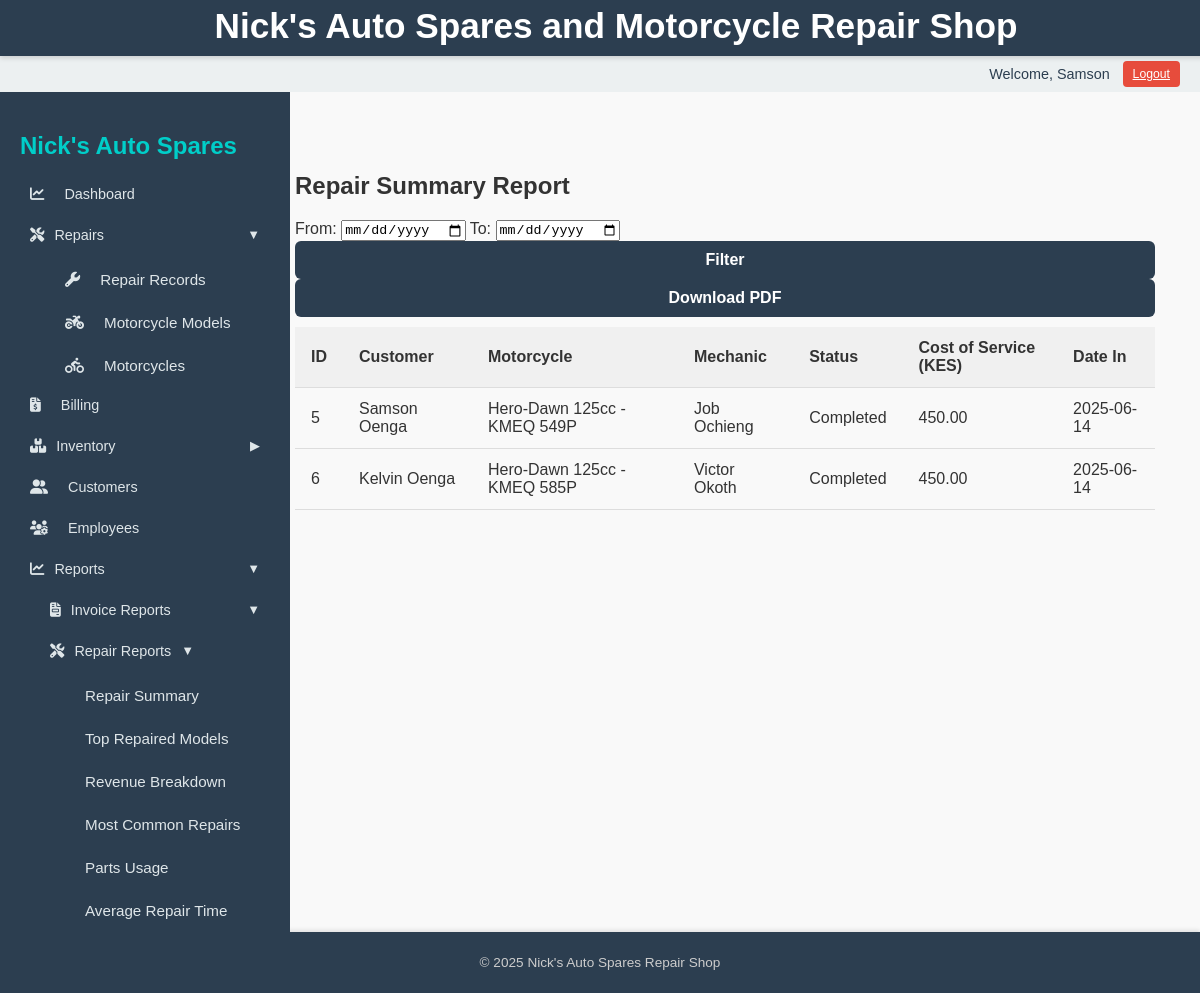
Screenshot of /reports/repairs/summary/ (signed in) with the database file from the repository.
### repairs/models.py (models this page shows, shortened)
class RepairRecord(models.Model):
    STATUS_CHOICES = [
        ('Pending', 'Pending'),
        ('Completed', 'Completed'),
        ('Cancelled', 'Cancelled'),
    ]
    customer = models.ForeignKey(Customer, on_delete=models.CASCADE)
    mechanic = models.ForeignKey(Employee, on_delete=models.SET_NULL, null=True, blank=True)
    motorcycle = models.ForeignKey(
                                        'repairs.Motorcycle',
                                        on_delete=models.CASCADE,
                                        null=True,
                                        blank=True
                                    )
    complaint = models.TextField()
    work_done = models.TextField(blank=True, null=True)
    cost_of_service = models.DecimalField(max_digits=10, decimal_places=2, default=0.0)
    date_in = models.DateTimeField()
    date_out = models.DateTimeField(blank=True, null=True)
    status = models.CharField(max_length=10, choices=STATUS_CHOICES, default='Pending')

class Motorcycle(models.Model):
    customer = models.ForeignKey(Customer, on_delete=models.CASCADE, related_name='motorcycles')
    model = models.ForeignKey('MotorcycleModel', on_delete=models.SET_NULL, null=True)
    license_plate = models.CharField(max_length=20, unique=True, blank=True, null=True)
    year = models.PositiveIntegerField(blank=True, null=True)

class MotorcycleModel(models.Model):
    name = models.CharField(max_length=100, unique=True)
    manufacturer = models.CharField(max_length=100, blank=True, null=True)

### customers/models.py (models this page shows, shortened)
class Customer(models.Model):
    name = models.CharField(max_length=100)
    phone_number = models.CharField(max_length=20, unique=True)
    email = models.EmailField(blank=True, null=True)
    address = models.TextField(blank=True, null=True)
    date_created = models.DateTimeField(auto_now_add=True)

### employees/models.py (models this page shows, shortened)
class Employee(models.Model):
    name = models.CharField(max_length=100)
    role = models.CharField(max_length=50)  # Mechanic, Cashier, etc.
    phone_number = models.CharField(max_length=20, blank=True, null=True)
    email = models.EmailField(blank=True, null=True)
    hire_date = models.DateTimeField(auto_now_add=True)

### reports/views.py (the view)
# urls.py: path('repairs/summary/', views.repair_summary_report, name='repair_summary_report'),
@login_required
def repair_summary_report(request):
    from_date, to_date = parse_date_range(request)
    repairs = RepairRecord.objects.select_related('customer', 'motorcycle__model', 'mechanic')
    if from_date:
        repairs = repairs.filter(date_in__gte=from_date)
    if to_date:
        repairs = repairs.filter(date_in__lte=to_date)
    context = {
        "repairs": repairs,
        "from_date": from_date,
        "to_date": to_date
    }
    if request.GET.get("format") == "pdf":
        return render_pdf_view("reports/repair_reports/repair_summary_report_pdf.html", context, "repair-summary.pdf")
    return render(request, "reports/repair_reports/repair_summary_report.html", context)

### reports/utils.py (called while the page is built)
def parse_date_range(request):
    from_date = request.GET.get("from")
    to_date = request.GET.get("to")
    try:
        from_date = datetime.datetime.strptime(from_date, "%Y-%m-%d").date() if from_date else None
        to_date = datetime.datetime.strptime(to_date, "%Y-%m-%d").date() if to_date else None
    except ValueError:
        from_date = to_date = None
    return from_date, to_date

### templates/reports/repair_reports/repair_summary_report.html
{% extends "base_dashboard.html" %}
{% block content %}
<h2>Repair Summary Report</h2>
<form method="get">
    <label>From: <input type="date" name="from" value="{{ from_date }}"></label>
    <label>To: <input type="date" name="to" value="{{ to_date }}"></label>
    <button type="submit" class="btn">Filter</button>
    {% if repairs %}
    <button type="submit" name="format" value="pdf" class="btn">Download PDF</button>
    {% endif %}
</form>
{% if repairs %}
<table class="styled-table">
    <thead>
        <tr>
            <th>ID</th>
            <th>Customer</th>
            <th>Motorcycle</th>
            <th>Mechanic</th>
            <th>Status</th>
            <th>Cost of Service (KES)</th>
            <th>Date In</th>
        </tr>
    </thead>
    <tbody>
        {% for repair in repairs %}
        <tr>
            <td>{{ repair.id }}</td>
            <td>{{ repair.customer.name }}</td>
            <td>
                {% if repair.motorcycle %}
                    {{ repair.motorcycle.model.name }} - {{ repair.motorcycle.license_plate }}
                {% else %}
                    N/A
                {% endif %}
            </td>
            <td>
                {% if repair.mechanic %}
                    {{ repair.mechanic.name }}
                {% else %}
                    N/A
                {% endif %}
            </td>
            <td>{{ repair.status }}</td>
            <td>{{ repair.cost_of_service }}</td>
            <td>{{ repair.date_in|date:"Y-m-d" }}</td>
        </tr>
        {% endfor %}
    </tbody>
</table>
{% else %}
<p>No repairs found in this range.</p>
{% endif %}
{% endblock %}

### templates/base_dashboard.html (shortened to what this page needs)
{% load static %}
<!DOCTYPE html>
<html lang="en">
<head>
    <link rel="stylesheet" href="{% static 'css/styles.css' %}">
    <link rel="stylesheet" href="https://cdnjs.cloudflare.com/ajax/libs/font-awesome/6.5.0/css/all.min.css" />
    <link rel="stylesheet" href="https://cdnjs.cloudflare.com/ajax/libs/font-awesome/6.5.0/css/all.min.css">
</head>
<body>
    <header>
        <h1>Nick's Auto Spares and Motorcycle Repair Shop</h1>
    </header>
    <nav class="user-nav">
        {% if user.is_authenticated %}
            <span class="username">Welcome, {{ user.username }}</span>
            <form method="post" action="{% url 'logout' %}">
                <button type="submit" class="logout-button">Logout</button>
            </form>
        {% else %}
            <a href="{% url 'login' %}" class="button">Login</a>
        {% endif %}
    </nav>
    <div class="layout-container">
        <aside class="sidebar" id="sidebar">
            <h2>Nick's Auto Spares</h2>
            <a href="{% url 'reports_overview' %}" class="{% if request.path == '/reports/overview/' %}active{% endif %}">
                <i class="fas fa-chart-line"></i> Dashboard
            </a>
            <button class="toggle {% if 'repairs' in request.path or 'motorcycles' in request.path or 'motorcyclemodels' in request.path %}active{% endif %}" onclick="toggleMenu('repairsSubmenu', this)">
                <i class="fas fa-tools"></i> Repairs
                <span class="chevron" style="margin-left:auto;">&#9660;</span>
            </button>
            <div id="repairsSubmenu" class="submenu {% if 'repairs' in request.path or 'motorcycles' in request.path or 'motorcyclemodels' in request.path %}show{% endif %}">
                <a href="{% url 'repair_list' %}" class="{% if request.path == '/repairs/' %}active{% endif %}">
                    <i class="fas fa-wrench"></i> Repair Records
                </a>
                <a href="{% url 'motorcycle_model_list' %}" class="{% if request.path == '/repairs/motorcyclemodels/' %}active{% endif %}">
                    <i class="fas fa-motorcycle"></i> Motorcycle Models
                </a>
                <a href="{% url 'motorcycle_list' %}" class="{% if request.path == '/repairs/motorcycles/' %}active{% endif %}">
                    <i class="fas fa-biking"></i> Motorcycles
                </a>
            </div>
            <a href="{% url 'invoice_list' %}" class="{% if 'billing' in request.path %}active{% endif %}">
                <i class="fas fa-file-invoice-dollar"></i> Billing
            </a>
            <button class="toggle {% if 'inventory' in request.path or 'suppliers' in request.path or 'partcategory' in request.path %}active{% endif %}" onclick="toggleMenu('inventorySubmenu', this)">
                <i class="fas fa-boxes"></i> Inventory
                <span class="chevron" style="margin-left:auto;">&#9654;</span>
            </button>
            <a href="{% url 'customer_list' %}" class="{% if 'customers' in request.path %}active{% endif %}">
                <i class="fas fa-user-friends"></i> Customers
            </a>
            <a href="{% url 'employee_list' %}" class="{% if 'employees' in request.path %}active{% endif %}">
                <i class="fas fa-users-cog"></i> Employees
            </a>
            <button class="toggle {% if '/reports/' in request.path %}active{% endif %}" onclick="toggleMenu('reportsSubmenu', this)">
                <i class="fas fa-chart-line"></i> Reports
                <span class="chevron" style="margin-left:auto;">&#9660;</span>
            </button>
            <div id="reportsSubmenu" class="submenu {% if '/reports/' in request.path %}show{% endif %}">
                <button class="toggle {% if '/reports/invoices/' in request.path %}active{% endif %}" onclick="toggleMenu('invoiceReportsSubmenu', this)">
                    <i class="fas fa-file-invoice"></i> Invoice Reports
                    <span class="chevron" style="margin-left:auto;">&#9660;</span>
                </button>
                <button class="toggle {% if '/reports/repairs/' in request.path %}active{% endif %}" onclick="toggleMenu('repairReportsSubmenu', this)">
                    <i class="fas fa-tools"></i> Repair Reports
                    <span class="chevron">&#9660;</span>
                </button>
                <div id="repairReportsSubmenu" class="submenu {% if '/reports/repairs/' in request.path %}show{% endif %}">
                    <a href="{% url 'repair_summary_report' %}">Repair Summary</a>
                    <a href="{% url 'top_models_report' %}">Top Repaired Models</a>
                    <a href="{% url 'repair_revenue_report' %}">Revenue Breakdown</a>
                    <a href="{% url 'most_common_repairs_report' %}">Most Common Repairs</a>
                    <a href="{% url 'repair_parts_usage_report' %}">Parts Usage</a>
                    <a href="{% url 'average_repair_time_report' %}">Average Repair Time</a>
                </div>
            </div>
        </aside>
    <main class="main-content">
        <div class="content-wrapper">
            {% block content %}
            {% endblock %}
        </div>
    </main>
    </div>
    <footer>
        <p>&copy; 2025 Nick's Auto Spares Repair Shop</p>
    </footer>
</body>
</html>

### static/css/styles.css (style rules this page uses)
body { font-family: Arial, sans-serif; background-color: #f9f9f9; color: #333; margin: 0; padding: 0; }
h1 { text-align: center; margin-top: 20px; }
button.btn { width: 100%; padding: 10px; background-color: #2c3e50; color: white; font-weight: bold; border: none; border-radius: 6px; cursor: pointer; font-size: 16px; }
header { background-color: #2c3e50; color: white; padding: 1rem; text-align: center; }
nav.user-nav { background-color: #ecf0f1; padding: 10px 20px; text-align: right; }
main { padding: 20px; }
footer { background-color: #2c3e50; color: white; text-align: center; padding: 10px; margin-top: 40px; }
.button, .logout-button, input[type="submit"], button { background-color: #2c3e50; color: white; border: none; padding: 6px 12px; text-decoration: none; border-radius: 4px; cursor: pointer; font-size: 0.9rem; }
.logout-button { background: none; color: blue; border: none; padding: 0; text-decoration: underline; font-size: 1rem; }
.styled-table { width: 100%; border-collapse: collapse; margin-top: 10px; }
.styled-table th, .styled-table td { padding: 12px 16px; border-bottom: 1px solid #ddd; text-align: left; }
.styled-table thead { background-color: #f0f0f0; font-weight: bold; }

### templates/base_dashboard.html (style rules this page uses)
body { margin: 0; font-family: Arial, sans-serif; height: 100vh; }
.sidebar { width: 250px; background-color: #2c3e50; color: #fff; padding: 20px; height: 100vh; overflow-y: auto; }
.sidebar h2 { color: #00cec9; margin-bottom: 1rem; }
.sidebar a, .sidebar button.toggle { display: flex; align-items: center; gap: 10px; padding: 10px; color: #dfe6e9; text-decoration: none; margin-bottom: 5px; background: none; border: none; text-align: left; width: 100%; cursor: pointer; font-size: 0.9em;; }
.sidebar a:hover, .sidebar .active, .sidebar button.toggle:hover { background-color: #2980b9; color: #2d3436; }
.sidebar:not(.hidden) { transform: translateX(0); }
.sidebar a i { margin-right: 10px; }
.layout-container { display: grid; grid-template-columns: 250px 1fr; min-height: calc(100vh - 56px - 36px); margin-top: 92px; }
.main-content { display: flex; justify-content: center; align-items: flex-start; padding: 40px 20px; overflow-y: auto; width: 100%; box-sizing: border-box; }
.content-wrapper { width: 100%; max-width: 900px; padding: 20px; box-sizing: border-box; }
.submenu { display: none; flex-direction: column; margin-left: 20px; }
.submenu a { font-size: 0.95em; padding-left: 25px; margin: 3px 0; }
.submenu.show { display: flex; }
.chevron { font-size: 0.9em; transition: transform 0.2s ease; }
.user-nav { position: fixed; top: 56px; left: 0; width: 100%; height: 36px; background-color: #2c3e50; color: #2c3e50; padding: 0 1rem; display: flex; justify-content: flex-end; align-items: center; gap: 0.8rem; font-size: 0.9em; box-sizing: border-box; z-index: 999; transition: transform 0.3s ease; will-change: transform; }
.user-nav .username { font-weight: 500; }
.logout-button, .user-nav .button { background-color: #e74c3c; color: #fff; border: none; padding: 6px 10px; cursor: pointer; font-size: 0.85em; border-radius: 4px; }
header { position: fixed; top: 0; left: 0; width: 100%; height: 56px; background-color: #2c3e50; color: #fff; padding: 0 1rem; display: flex; align-items: center; justify-content: center; z-index: 1000; font-size: 1.1em; font-weight: 600; box-shadow: 0 2px 5px rgba(0,0,0,0.15); transition: transform 0.3s ease; will-change: transform; }
footer { background-color: #2c3e50; color: #ccc; text-align: center; padding: 0.6rem; font-size: 0.85em; margin-top: auto; box-shadow: 0 -2px 4px rgba(0,0,0,0.1); }

### rows the page displays
RepairRecord: id "5", customer.name "Samson Oenga", motorcycle.model.name "Hero-Dawn 125cc", motorcycle.license_plate "KMEQ 549P", mechanic.name "Job Ochieng", status "Completed", cost_of_service "450.00", date_in "2025-06-14"
RepairRecord: id "6", customer.name "Kelvin Oenga", motorcycle.model.name "Hero-Dawn 125cc", motorcycle.license_plate "KMEQ 585P", mechanic.name "Victor Okoth", status "Completed", cost_of_service "450.00", date_in "2025-06-14"

### other values shown
{{ user.username }} "Samson"
